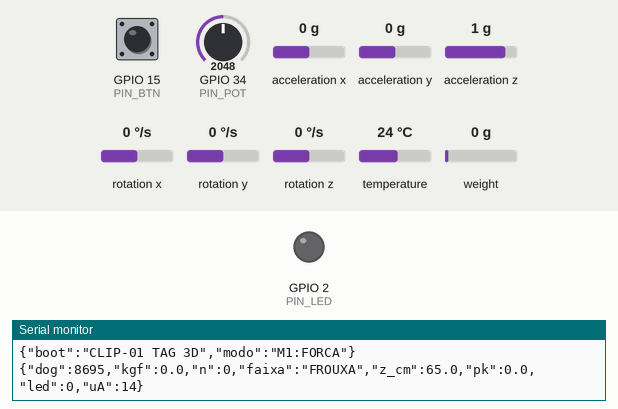
The sketch below on a simulated ESP32. Shown: output pins drawn as LEDs (lit = HIGH), the last lines printed to the serial monitor. Inputs (shaded band) come from the test bench; at power-on: GPIO 15 (PIN_BTN) HIGH, GPIO 34 (PIN_POT) = 2048, acceleration x 0 g, acceleration y 0 g, acceleration z 1 g, rotation x 0 °/s, rotation y 0 °/s, rotation z 0 °/s, temperature 24 °C, weight on the scale 0 g.

Above: at 2.2 s.
2.3 s: GPIO 15 (PIN_BTN) pulled LOW for 1.5 s
At 2.9 s:
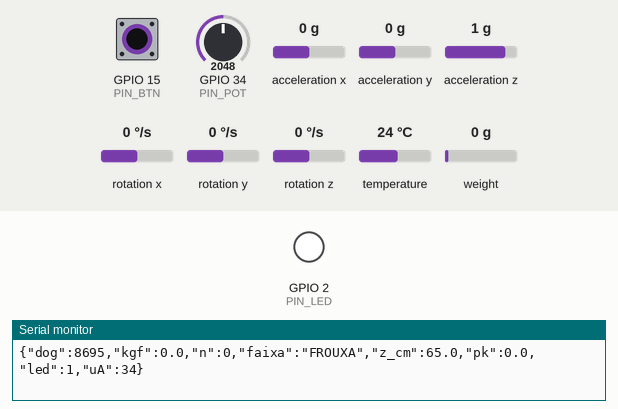
9.3 s: GPIO 15 (PIN_BTN) pulled LOW for 3.2 s
At 11.0 s:
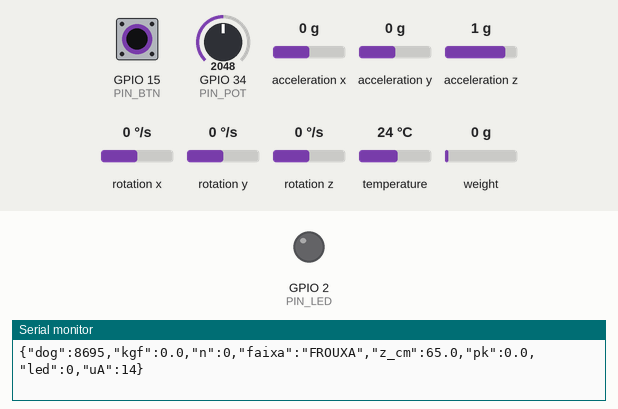
Timing chart, 0 to 12.5 s (numbered marks = the images above; inputs shaded):
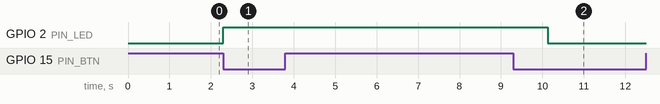

The sketch:

clip01.ino
```cpp
/*
 * WARNED. CLIP-01 · TAG 3D — firmware de prova de conceito (ESP32)
 * Simulável no Wokwi (diagram.json nesta pasta).
 *
 * Sensores no Wokwi:
 *   - HX711 + célula de carga  -> força na guia (kgf)
 *   - MPU6050 (IMU)            -> inclinação do clip, para projetar Z na vertical
 *   - Potenciômetro            -> substitui o barômetro BMP280 (o Wokwi não tem BMP280):
 *                                 representa a altitude do sensor de 752.0 a 753.5 m
 *   - Botão                    -> BTN MODO LED
 *   - LED                      -> sinal visual no escuro
 *
 * Saída: uma linha JSON por segundo na Serial (o app do tutor leria por BLE).
 * Exemplo: {"dog":8695,"kgf":3.4,"n":33,"faixa":"TRACAO","z_cm":61.0,"pk":8.6,"led":0,"uA":14}
 *
 * Valores de consumo (14 µA / 184 d) são META DE PROJETO com deep sleep; esta POC
 * roda em loop contínuo para facilitar a demonstração.
 */
#include <Wire.h>
#include <HX711.h>
#include <Adafruit_MPU6050.h>
#include <Adafruit_Sensor.h>
#include <math.h>

#define PIN_HX_DT   16
#define PIN_HX_SCK  4
#define PIN_POT     34
#define PIN_BTN     15
#define PIN_LED     2

const int   DOG_ID      = 8695;
const float KGF_TO_N    = 9.80665f;
const float FROUXA      = 2.5f;
const float TRANCO      = 8.0f;
const float HX_SCALE    = 420.0f;   // calibração da célula (unidades HX711 por kgf)
const float GOOGLE_ELEV = 752.10f;  // cota do terreno da célula H3 (cache vindo do app)
const float EMA_ALPHA   = 0.2f;     // filtro do barômetro

HX711 balanca;
Adafruit_MPU6050 imu;
bool imuOk = false, led = false, btnAnterior = HIGH;
float elevFiltrada = NAN, pico = 0;

const char* faixa(float kgf) {
  if (kgf < FROUXA) return "FROUXA";
  if (kgf <= TRANCO) return "TRACAO";
  return "TRANCO";
}

float lerElevacaoSensor() {
  // Potenciômetro 0..4095 -> 752.0..753.5 m (substitui o BMP280 no simulador)
  float bruto = 752.0f + analogRead(PIN_POT) * (1.5f / 4095.0f);
  elevFiltrada = isnan(elevFiltrada) ? bruto : EMA_ALPHA * bruto + (1 - EMA_ALPHA) * elevFiltrada;
  return elevFiltrada;
}

float inclinacaoGraus() {
  if (!imuOk) return 0;
  sensors_event_t a, g, t;
  imu.getEvent(&a, &g, &t);
  float norma = sqrtf(a.acceleration.x * a.acceleration.x + a.acceleration.y * a.acceleration.y +
                      a.acceleration.z * a.acceleration.z);
  if (norma < 0.1f) return 0;
  return acosf(fabsf(a.acceleration.z) / norma) * 180.0f / PI;
}

void setup() {
  Serial.begin(115200);
  pinMode(PIN_BTN, INPUT_PULLUP);
  pinMode(PIN_LED, OUTPUT);
  balanca.begin(PIN_HX_DT, PIN_HX_SCK);
  balanca.set_scale(HX_SCALE);
  balanca.tare();
  imuOk = imu.begin();
  Serial.println(F("{\"boot\":\"CLIP-01 TAG 3D\",\"modo\":\"M1:FORCA\"}"));
}

void loop() {
  // BTN MODO LED (borda de descida)
  bool btn = digitalRead(PIN_BTN);
  if (btnAnterior == HIGH && btn == LOW) led = !led;
  btnAnterior = btn;
  digitalWrite(PIN_LED, led ? HIGH : LOW);

  float kgf = balanca.is_ready() ? fabsf(balanca.get_units(3)) : 0;
  pico = fmaxf(pico * 0.995f, kgf);  // pico com decaimento lento (janela ~15 min no app)

  // Z_cão = (Elevação_sensor − GoogleElev(lat,lng)) × 100, projetado na vertical pela IMU
  float z = (lerElevacaoSensor() - GOOGLE_ELEV) * 100.0f * cosf(inclinacaoGraus() * PI / 180.0f);

  int uA = led ? 34 : 14;  // meta de consumo médio por modo

  Serial.printf("{\"dog\":%d,\"kgf\":%.1f,\"n\":%d,\"faixa\":\"%s\",\"z_cm\":%.1f,\"pk\":%.1f,\"led\":%d,\"uA\":%d}\n",
                DOG_ID, kgf, (int)lroundf(kgf * KGF_TO_N), faixa(kgf), z, pico, led ? 1 : 0, uA);
  delay(1000);
}
```

Measured:
- after the input at 2.3 s, GPIO 2 (PIN_LED): LOW → HIGH at once
- after the input at 9.3 s, GPIO 2 (PIN_LED): HIGH → LOW after 0.83 s
